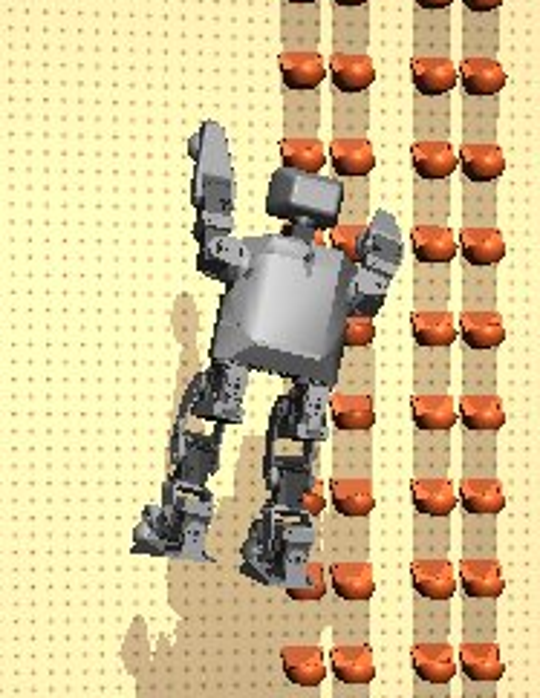
#> input picture docs/perception/figures/robot_cover.png, 540 x 698 px
$ python -i prepare_figures.py   (imports and definitions only)
#> lines starting #> are read from the running program, lines starting #| are printed output that depends on the picture
#!/usr/bin/env python3
"""Build report figures from saved experiment artifacts. No inference is run."""

from __future__ import annotations

import argparse
import base64
import hashlib
import io
import json
from pathlib import Path

import matplotlib

# [1 line not run here, left out]
import matplotlib.pyplot as plt
import numpy as np
from matplotlib import font_manager
from PIL import Image

# [2 lines not run here, left out]


HERE = Path(__file__).resolve().parent
ROOT = HERE.parent
RESULTS = ROOT / "development/outputs/perception/final"
FIGURES = HERE / "figures"
DARK, MID, LIGHT = "0.15", "0.50", "0.80"
# [13 lines not run here, left out]


def read(name: str) -> dict:
    return json.loads((RESULTS / name).read_text())


def payload(name: str) -> dict:
    text = (RESULTS / name).read_text()
    return json.JSONDecoder().raw_decode(text.split("const D=", 1)[1])[0]


def photo(uri: str) -> Image.Image:
    return Image.open(io.BytesIO(base64.b64decode(uri.split(",", 1)[1]))).convert("RGB")


def save(fig: plt.Figure, name: str) -> None:
    fig.savefig(FIGURES / f"{name}.pdf", bbox_inches="tight")
    plt.close(fig)


# [37 lines left out: function hold_images, not called in this run]


def robot_images(data: dict) -> None:
    methods = [
        ("keypoints_flex_known_learned_all", "Keypoints + PnP"),
        ("foundationpose_configured_uniform_serial_all", "FoundationPose"),
        ("adaptive_all_max", "CAD refinement"),
    ]
    fig, axes = plt.subplots(3, 5, figsize=(11, 8.1))
    for col, ident in enumerate(data["example_ids"]):
        c = data["cases"][ident]
        x, y, w, h = c["crops"][0]
        for row, (method, label) in enumerate(methods):
            ax = axes[row, col]
            ax.imshow(photo(c["photos"]["marked"][0]["src"]))
            for xy, color, size in [
                (c["truth"][0], "#00ce98", 20),
                (data["overlays"][method][ident]["views"][0], "#ef268a", 9),
            ]:
                xy = np.asarray(xy)
                if xy.size:
                    ax.scatter(
                        xy[:, 0],
                        xy[:, 1],
                        s=size,
                        facecolors="none",
                        edgecolors=color,
                        linewidths=0.8,
                    )
            ax.set_xlim(x, x + w)
            ax.set_ylim(y + h, y)
            ax.axis("off")
            m = data["overlays"][method][ident]["metrics"]
            ax.set_title(
                f"{ident}\n{m['translation_mm']:.2f} mm / {m['rotation_deg']:.2f}°",
                fontsize=8,
            )
            if col == 0:
                ax.text(
                    -0.07,
                    0.5,
                    label,
                    transform=ax.transAxes,
                    rotation=90,
                    va="center",
                    ha="right",
                    fontsize=10,
                )
    fig.tight_layout(w_pad=0.6, h_pad=1.2)
    save(fig, "robot_examples")
    c = data["cases"][data["example_ids"][0]]
    image = photo(c["photos"]["markerless"][0]["src"])
    x, y, w, h = c["crops"][0]
    image.crop((x, y, x + w, y + h)).resize((540, int(h / w * 540))).save(
        FIGURES / "robot_cover.png"
    )


# [177 lines left out: functions charts, live_figures, main, not called in this run]


# [2 lines not run here, left out]

>>> import cv2
>>> picture = cv2.imread('figures/robot_cover.png', cv2.IMREAD_GRAYSCALE)
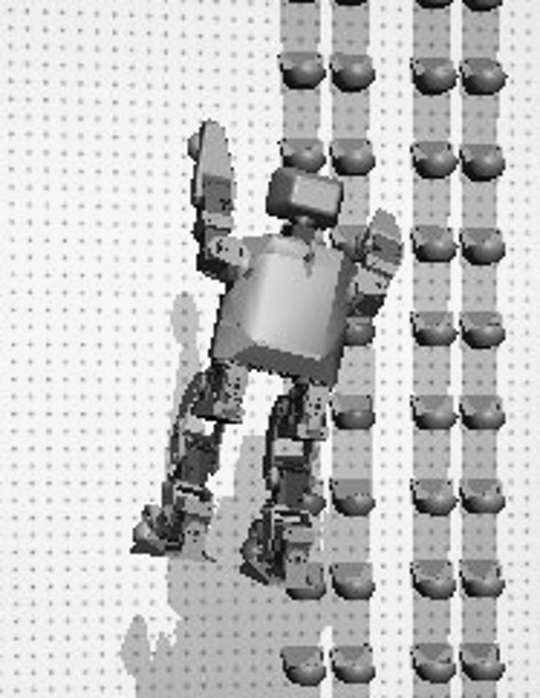
#> picture: shape (698, 540); min 0, max 255, mean 193.3
#> (the run stopped early here; a loop or call above may not have finished)
